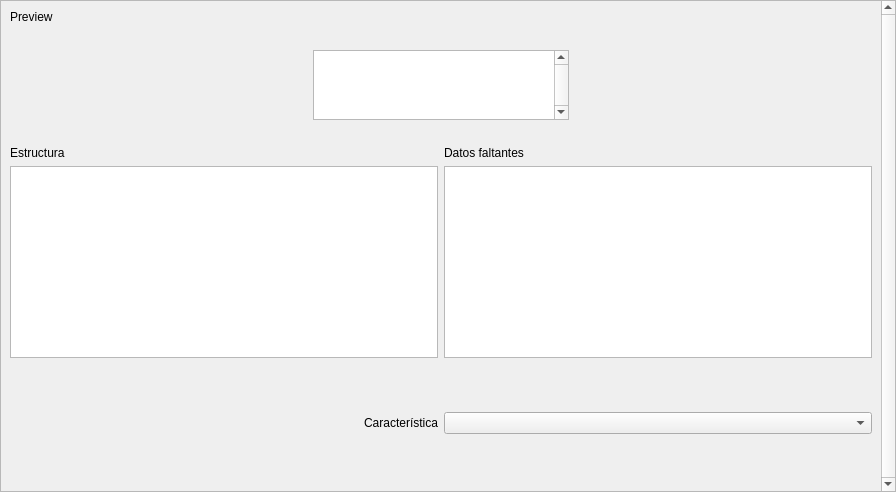
<?xml version="1.0" encoding="UTF-8"?>
<ui version="4.0">
 <class>EDA</class>
 <widget class="QWidget" name="EDA">
  <property name="geometry">
   <rect>
    <x>0</x>
    <y>0</y>
    <width>896</width>
    <height>492</height>
   </rect>
  </property>
  <property name="windowTitle">
   <string>Form</string>
  </property>
  <layout class="QVBoxLayout" name="verticalLayout">
   <property name="spacing">
    <number>0</number>
   </property>
   <property name="leftMargin">
    <number>0</number>
   </property>
   <property name="topMargin">
    <number>0</number>
   </property>
   <property name="rightMargin">
    <number>0</number>
   </property>
   <property name="bottomMargin">
    <number>0</number>
   </property>
   <item>
    <widget class="QScrollArea" name="scroll_analisis">
     <property name="enabled">
      <bool>true</bool>
     </property>
     <property name="sizePolicy">
      <sizepolicy hsizetype="Expanding" vsizetype="Expanding">
       <horstretch>0</horstretch>
       <verstretch>0</verstretch>
      </sizepolicy>
     </property>
     <property name="maximumSize">
      <size>
       <width>10000</width>
       <height>10000</height>
      </size>
     </property>
     <property name="verticalScrollBarPolicy">
      <enum>Qt::ScrollBarAlwaysOn</enum>
     </property>
     <property name="horizontalScrollBarPolicy">
      <enum>Qt::ScrollBarAsNeeded</enum>
     </property>
     <property name="widgetResizable">
      <bool>true</bool>
     </property>
     <property name="alignment">
      <set>Qt::AlignCenter</set>
     </property>
     <widget class="QWidget" name="scrollAreaWidgetContents_2">
      <property name="geometry">
       <rect>
        <x>0</x>
        <y>0</y>
        <width>877</width>
        <height>490</height>
       </rect>
      </property>
      <layout class="QGridLayout" name="gridLayout_3">
       <item row="5" column="0">
        <widget class="QTableWidget" name="estruct_table">
         <property name="sizePolicy">
          <sizepolicy hsizetype="Expanding" vsizetype="Fixed">
           <horstretch>0</horstretch>
           <verstretch>0</verstretch>
          </sizepolicy>
         </property>
         <property name="maximumSize">
          <size>
           <width>16777215</width>
           <height>16777215</height>
          </size>
         </property>
        </widget>
       </item>
       <item row="4" column="1">
        <widget class="QLabel" name="faltantes_label">
         <property name="sizePolicy">
          <sizepolicy hsizetype="Fixed" vsizetype="Preferred">
           <horstretch>0</horstretch>
           <verstretch>0</verstretch>
          </sizepolicy>
         </property>
         <property name="text">
          <string>Datos faltantes</string>
         </property>
        </widget>
       </item>
       <item row="5" column="1">
        <widget class="QTableWidget" name="missed_table">
         <property name="sizePolicy">
          <sizepolicy hsizetype="Expanding" vsizetype="Fixed">
           <horstretch>0</horstretch>
           <verstretch>0</verstretch>
          </sizepolicy>
         </property>
        </widget>
       </item>
       <item row="0" column="0">
        <widget class="QLabel" name="preview_label">
         <property name="sizePolicy">
          <sizepolicy hsizetype="Preferred" vsizetype="Fixed">
           <horstretch>0</horstretch>
           <verstretch>0</verstretch>
          </sizepolicy>
         </property>
         <property name="text">
          <string>Preview</string>
         </property>
        </widget>
       </item>
       <item row="6" column="0" colspan="2">
        <widget class="QWidget" name="graficas" native="true">
         <property name="sizePolicy">
          <sizepolicy hsizetype="Preferred" vsizetype="Expanding">
           <horstretch>0</horstretch>
           <verstretch>0</verstretch>
          </sizepolicy>
         </property>
         <layout class="QGridLayout" name="graph_layout">
          <property name="leftMargin">
           <number>0</number>
          </property>
          <property name="topMargin">
           <number>0</number>
          </property>
          <property name="rightMargin">
           <number>0</number>
          </property>
          <property name="bottomMargin">
           <number>0</number>
          </property>
          <item row="0" column="0">
           <widget class="QLabel" name="feature_label">
            <property name="text">
             <string>Característica</string>
            </property>
            <property name="alignment">
             <set>Qt::AlignRight|Qt::AlignTrailing|Qt::AlignVCenter</set>
            </property>
           </widget>
          </item>
          <item row="0" column="1">
           <widget class="QComboBox" name="features_box"/>
          </item>
         </layout>
        </widget>
       </item>
       <item row="4" column="0">
        <widget class="QLabel" name="estruct_label">
         <property name="sizePolicy">
          <sizepolicy hsizetype="Fixed" vsizetype="Fixed">
           <horstretch>0</horstretch>
           <verstretch>0</verstretch>
          </sizepolicy>
         </property>
         <property name="maximumSize">
          <size>
           <width>16777215</width>
           <height>16777215</height>
          </size>
         </property>
         <property name="text">
          <string>Estructura</string>
         </property>
        </widget>
       </item>
       <item row="1" column="0" colspan="2">
        <layout class="QVBoxLayout" name="verticalLayout_2">
         <property name="leftMargin">
          <number>20</number>
         </property>
         <property name="topMargin">
          <number>20</number>
         </property>
         <property name="rightMargin">
          <number>20</number>
         </property>
         <property name="bottomMargin">
          <number>20</number>
         </property>
         <item alignment="Qt::AlignHCenter">
          <widget class="QTableWidget" name="preview_table">
           <property name="enabled">
            <bool>true</bool>
           </property>
           <property name="sizePolicy">
            <sizepolicy hsizetype="Expanding" vsizetype="Fixed">
             <horstretch>0</horstretch>
             <verstretch>0</verstretch>
            </sizepolicy>
           </property>
           <property name="minimumSize">
            <size>
             <width>256</width>
             <height>0</height>
            </size>
           </property>
           <property name="verticalScrollBarPolicy">
            <enum>Qt::ScrollBarAlwaysOn</enum>
           </property>
           <property name="sizeAdjustPolicy">
            <enum>QAbstractScrollArea::AdjustToContents</enum>
           </property>
           <property name="autoScroll">
            <bool>false</bool>
           </property>
           <property name="editTriggers">
            <set>QAbstractItemView::NoEditTriggers</set>
           </property>
           <property name="selectionMode">
            <enum>QAbstractItemView::NoSelection</enum>
           </property>
           <property name="verticalScrollMode">
            <enum>QAbstractItemView::ScrollPerPixel</enum>
           </property>
           <property name="horizontalScrollMode">
            <enum>QAbstractItemView::ScrollPerPixel</enum>
           </property>
          </widget>
         </item>
        </layout>
       </item>
      </layout>
     </widget>
    </widget>
   </item>
  </layout>
 </widget>
 <tabstops>
  <tabstop>scroll_analisis</tabstop>
  <tabstop>estruct_table</tabstop>
  <tabstop>missed_table</tabstop>
 </tabstops>
 <resources/>
 <connections/>
</ui>
